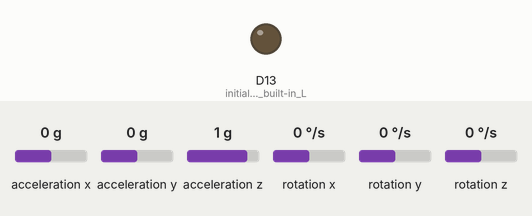
This sketch was run on a simulated Arduino Nano 33 BLE. Shown: output pins drawn as LEDs (lit = HIGH). Inputs (shaded band) come from the test bench; at power-on: acceleration x 0 g, acceleration y 0 g, acceleration z 1 g, rotation x 0 °/s, rotation y 0 °/s, rotation z 0 °/s. Nothing arrives over Bluetooth unless stated; a phone connects over Bluetooth LE 3 s after start.

Above: at 0.1 s.
At 3.2 s:
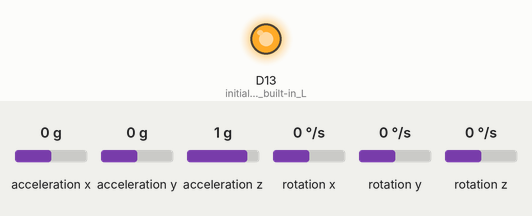
Timing chart, 0 to 4.7 s (numbered marks = the images above):
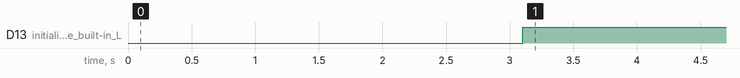

Measured:
- by itself, D13 (initialize_the_built-in_L): LOW → HIGH at 3.1 s

The sketch:

Nano33_Use_BLE_Send_Data_To_Node.ino
```cpp
/*
  Acceleration　Data Logger using BLE.
  Please write this sketch to nano33BLE.
  Then, Starting Blegger.
  Blegger : https://github.com/narusei/blegger
*/

#include <ArduinoBLE.h>
#include <Arduino_LSM9DS1.h>

#define LSM9DS1_SERVICE_UUID   "92c25488-dcbc-11ec-9d64-0242ac120002"

#define LSM9DS1_Acceleration_Characteristic_UUID    "97e480da-dcbc-11ec-9d64-0242ac120002"
#define LSM9DS1_Gyroscope_Characteristic_UUID       "dc5d8910-dcca-11ec-9d64-0242ac120002"

#define localNAME "IMUMonitor"
#define DeviceNAME "nano33BLE"

// Bluetooth® Low Energy Battery Service
BLEService Sensor_LSM9DS1_Service(LSM9DS1_SERVICE_UUID);

// Bluetooth® Low Energy Battery Level Characteristic
BLEStringCharacteristic LSM9DS1_Acceleration(LSM9DS1_Acceleration_Characteristic_UUID, BLERead | BLENotify, 24);
BLEStringCharacteristic LSM9DS1_Gyroscope(LSM9DS1_Gyroscope_Characteristic_UUID, BLERead | BLENotify, 24);

float AccelerationX = 0, AccelerationY = 0, AccelerationZ = 0;
float GyroscopeX = 0, GyroscopeY = 0, GyroscopeZ = 0;

float oldValue = 0;  // last value
long previousMillis = 0;  // last time value was checked, in ms

void setup() {
  pinMode(LED_BUILTIN, OUTPUT); // initialize the built-in LED pin to indicate when a central is connected

  // begin ble initialization
  if (!BLE.begin()) {
    while (1);
  }

  // begin imu initialization
  if (!IMU.begin()) {
    while (1);
  }

  BLE.setLocalName(localNAME);
  BLE.setDeviceName(DeviceNAME);

  // Add the service UUID
  BLE.setAdvertisedService(Sensor_LSM9DS1_Service);

  // Add characteristic
  Sensor_LSM9DS1_Service.addCharacteristic(LSM9DS1_Acceleration);
  Sensor_LSM9DS1_Service.addCharacteristic(LSM9DS1_Gyroscope);

  // Add the service
  BLE.addService(Sensor_LSM9DS1_Service);

  // Set initial value for this characteristic
  LSM9DS1_Acceleration.writeValue(String(oldValue));
  LSM9DS1_Gyroscope.writeValue(String(oldValue));

  // Start advertising
  BLE.advertise();
}

void loop() {
  // wait for a Bluetooth® Low Energy central
  BLEDevice central = BLE.central();

  // if a central is connected to the peripheral:
  if (central) {
    delay(100);
    // turn on the LED to indicate the connection:
    digitalWrite(LED_BUILTIN, HIGH);

    while (central.connected()) {
      long currentMillis = millis();
      if (currentMillis - previousMillis >= 200) {
        previousMillis = currentMillis;
        updateValue();
      }
    }
    // when the central disconnects, turn off the LED:
    digitalWrite(LED_BUILTIN, LOW);
  }
}

void updateValue() {
  readLSM9DS1();
  String valueof_LSM9DS1_Acceleration = String(AccelerationX) + "," +  String(AccelerationY) + "," + String(AccelerationZ);
  String valueof_LSM9DS1_Gyroscope = String(GyroscopeX) + "," +  String(GyroscopeY) + "," + String(GyroscopeZ);
  float aSum = fabs(AccelerationX) + fabs(AccelerationY) + fabs(AccelerationZ);
  if (aSum != oldValue) {
    LSM9DS1_Acceleration.writeValue(valueof_LSM9DS1_Acceleration);
    LSM9DS1_Gyroscope.writeValue(valueof_LSM9DS1_Gyroscope);
    oldValue = aSum;
  }
}

void readLSM9DS1() {
  if (IMU.accelerationAvailable()) {
    IMU.readAcceleration(AccelerationX, AccelerationY, AccelerationZ);
  }
  if (IMU.gyroscopeAvailable()) {
    IMU.readGyroscope(GyroscopeX, GyroscopeY, GyroscopeZ);
  }
}
```
